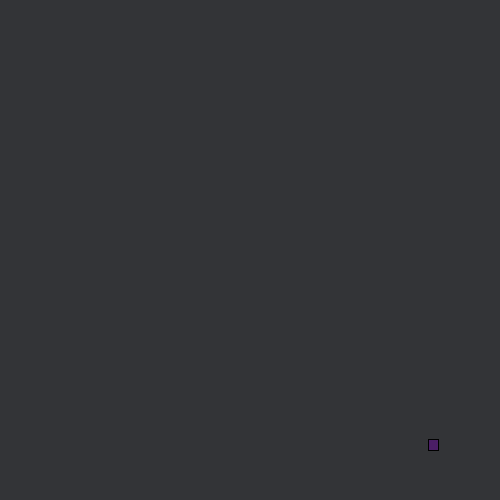
Frame 1 (no input)
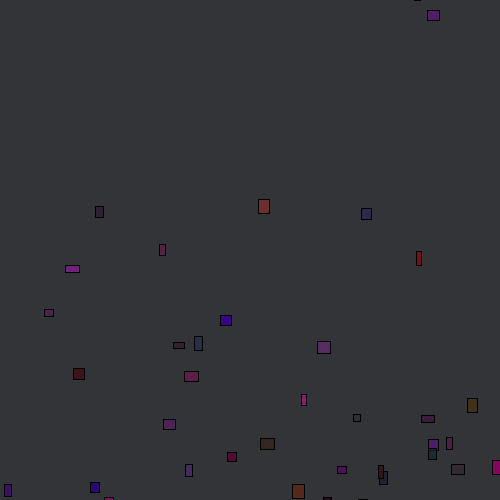
Frame 60 (the mouse pressed at the canvas centre just before this capture)
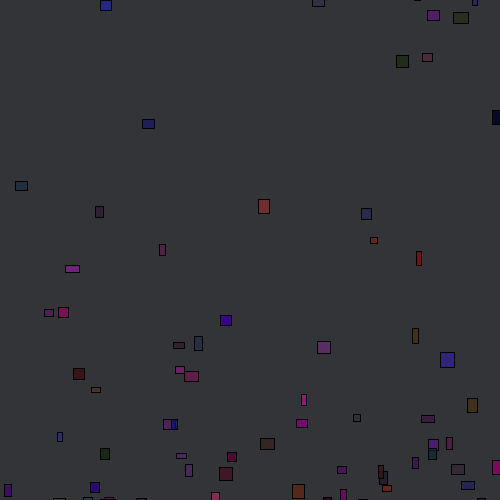
Frame 120 (the mouse held since frame 60 and released just before this capture)

The Processing sketch that drew these frames (run headless with seeded random() and noise(); from frame 60 on, the mouse is pressed at the canvas centre):

// Processing sketch: boxes
// ── boxes.pde
static final int WIDTH = 500;
static final int HEIGHT = 500;

void setup(){
  size(500, 500); // Define size
  background(51, 52, 55);
}

void draw(){
  fill(random(150), random(50), random(150), random(155)+100);
  rect(random(WIDTH), HEIGHT * sin(random(360)), random(10) + 5, random(10) + 5);
}
